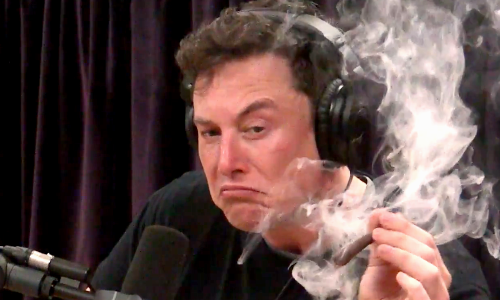
#> input picture ex03/musk.png, 500 x 300 px
$ python ColorFilter.py
#> lines starting #> are read from the running program, lines starting #| are printed output that depends on the picture
### ex03/ImageProcessor.py
import matplotlib.image as mpimg
import matplotlib.pyplot as plt


class ImageProcessor():
    """docstring for ImageProcessor."""

    def __init__(self):
        pass

    def load(self, path):
#> called with path = 'musk.png'
        img = mpimg.imread(path)
#> img is the input picture: shape (300, 500, 4) float32; mean R, G, B, A 0.383, 0.296, 0.286, 1
        print(f"Loading image of dimensions {img.shape[0]} x {img.shape[1]}")
#| Loading image of dimensions 300 x 500
        return (img)

    def display(self, img):
        plt.imshow(img)
        plt.show()

#
# img = ImageProcessor()
# arr = img.load('ahah.png')
# img.display(arr)

### ex03/ColorFilter.py
import numpy as np
from ImageProcessor import ImageProcessor


class ColorFilter(object):
    """docstring for ColorFilter."""

    def __init__(self):
        pass

    def invert(self, arr):
        for x in arr:
            for y in x:
                y[0] = 1.0 - y[0]
                y[1] = 1.0 - y[1]
                y[2] = 1.0 - y[2]
        return arr

    def to_blue(self, arr):
        for x in arr:
            for y in x:
                y[1] = 0
                y[0] = 0
        return arr

    def to_red(self, arr):
        for x in arr:
            for y in x:
                y[1] = 0
                y[2] = 0
        return arr

    def to_green(self, arr):
        for x in arr:
            for y in x:
                y[0] = 0
                y[2] = 0
        return arr

    def celluloid(self, arr):
        space = np.linspace(1, 0, 5)
        for x in arr:
            for y in x:
                y[0] = self.getcolor(y[0], space)
                y[1] = self.getcolor(y[1], space)
                y[2] = self.getcolor(y[2], space)
#> after the loop, y = [0, 0, 0, 1]
        return arr

    def getcolor(self, color, space):
        for x in space:
            if color >= x:
                return x


cf = ColorFilter()
ip = ImageProcessor()

img = ip.load("musk.png")

ju = cf.celluloid(img)
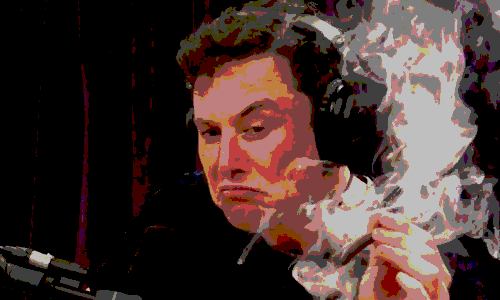
#> ju: shape (300, 500, 4) float32; mean R, G, B, A 0.274, 0.203, 0.191, 1
ip.display(ju)
